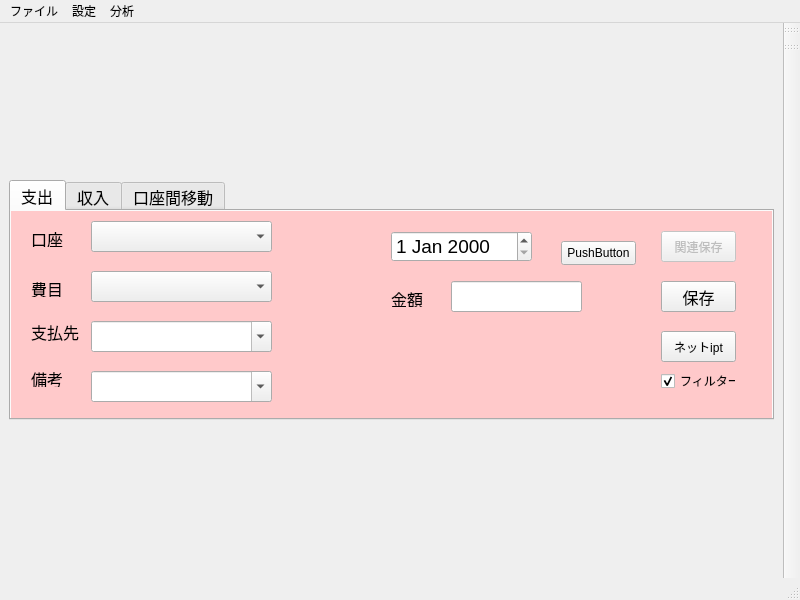
<?xml version="1.0" encoding="UTF-8"?>
<ui version="4.0">
 <class>MainWindow</class>
 <widget class="QMainWindow" name="MainWindow">
  <property name="geometry">
   <rect>
    <x>0</x>
    <y>0</y>
    <width>800</width>
    <height>600</height>
   </rect>
  </property>
  <property name="windowTitle">
   <string>QtKake</string>
  </property>
  <widget class="QWidget" name="centralwidget">
   <layout class="QVBoxLayout" name="verticalLayout">
    <item>
     <widget class="QTabWidget" name="tabWidget">
      <property name="maximumSize">
       <size>
        <width>16777215</width>
        <height>240</height>
       </size>
      </property>
      <property name="font">
       <font>
        <pointsize>12</pointsize>
       </font>
      </property>
      <property name="autoFillBackground">
       <bool>true</bool>
      </property>
      <property name="styleSheet">
       <string notr="true"/>
      </property>
      <property name="currentIndex">
       <number>0</number>
      </property>
      <widget class="QWidget" name="tab_3">
       <property name="styleSheet">
        <string notr="true">#tab_3{background-color:rgb(255, 201, 202);}</string>
       </property>
       <attribute name="title">
        <string>支出</string>
       </attribute>
       <widget class="QComboBox" name="comboBox_5">
        <property name="geometry">
         <rect>
          <x>80</x>
          <y>110</y>
          <width>181</width>
          <height>31</height>
         </rect>
        </property>
        <property name="font">
         <font>
          <pointsize>12</pointsize>
         </font>
        </property>
        <property name="editable">
         <bool>true</bool>
        </property>
       </widget>
       <widget class="QPushButton" name="pushButton_2">
        <property name="geometry">
         <rect>
          <x>650</x>
          <y>70</y>
          <width>75</width>
          <height>31</height>
         </rect>
        </property>
        <property name="font">
         <font>
          <pointsize>12</pointsize>
         </font>
        </property>
        <property name="text">
         <string>保存</string>
        </property>
       </widget>
       <widget class="QComboBox" name="comboBox_6">
        <property name="geometry">
         <rect>
          <x>80</x>
          <y>60</y>
          <width>181</width>
          <height>31</height>
         </rect>
        </property>
        <property name="font">
         <font>
          <pointsize>12</pointsize>
         </font>
        </property>
        <property name="editable">
         <bool>false</bool>
        </property>
       </widget>
       <widget class="QLabel" name="label_6">
        <property name="geometry">
         <rect>
          <x>20</x>
          <y>160</y>
          <width>31</width>
          <height>16</height>
         </rect>
        </property>
        <property name="font">
         <font>
          <pointsize>12</pointsize>
         </font>
        </property>
        <property name="text">
         <string>備考</string>
        </property>
       </widget>
       <widget class="QComboBox" name="comboBox_7">
        <property name="geometry">
         <rect>
          <x>80</x>
          <y>160</y>
          <width>181</width>
          <height>31</height>
         </rect>
        </property>
        <property name="font">
         <font>
          <pointsize>12</pointsize>
         </font>
        </property>
        <property name="editable">
         <bool>true</bool>
        </property>
       </widget>
       <widget class="QLabel" name="label_7">
        <property name="geometry">
         <rect>
          <x>380</x>
          <y>80</y>
          <width>49</width>
          <height>16</height>
         </rect>
        </property>
        <property name="font">
         <font>
          <pointsize>12</pointsize>
         </font>
        </property>
        <property name="text">
         <string>金額</string>
        </property>
       </widget>
       <widget class="QLabel" name="label_8">
        <property name="geometry">
         <rect>
          <x>20</x>
          <y>20</y>
          <width>49</width>
          <height>16</height>
         </rect>
        </property>
        <property name="font">
         <font>
          <pointsize>12</pointsize>
         </font>
        </property>
        <property name="text">
         <string>口座</string>
        </property>
       </widget>
       <widget class="QComboBox" name="comboBox_8">
        <property name="geometry">
         <rect>
          <x>80</x>
          <y>10</y>
          <width>181</width>
          <height>31</height>
         </rect>
        </property>
        <property name="font">
         <font>
          <pointsize>12</pointsize>
         </font>
        </property>
       </widget>
       <widget class="QLabel" name="label_9">
        <property name="geometry">
         <rect>
          <x>20</x>
          <y>70</y>
          <width>31</width>
          <height>16</height>
         </rect>
        </property>
        <property name="font">
         <font>
          <pointsize>12</pointsize>
         </font>
        </property>
        <property name="text">
         <string>費目</string>
        </property>
       </widget>
       <widget class="QLabel" name="label_10">
        <property name="geometry">
         <rect>
          <x>20</x>
          <y>110</y>
          <width>49</width>
          <height>21</height>
         </rect>
        </property>
        <property name="font">
         <font>
          <pointsize>12</pointsize>
         </font>
        </property>
        <property name="text">
         <string>支払先</string>
        </property>
       </widget>
       <widget class="QDateEdit" name="dateEdit_2">
        <property name="geometry">
         <rect>
          <x>380</x>
          <y>20</y>
          <width>141</width>
          <height>31</height>
         </rect>
        </property>
        <property name="font">
         <font>
          <pointsize>14</pointsize>
         </font>
        </property>
       </widget>
       <widget class="QLineEdit" name="lineEdit">
        <property name="geometry">
         <rect>
          <x>440</x>
          <y>70</y>
          <width>131</width>
          <height>31</height>
         </rect>
        </property>
        <property name="font">
         <font>
          <pointsize>14</pointsize>
         </font>
        </property>
       </widget>
       <widget class="QPushButton" name="pushButton_4">
        <property name="enabled">
         <bool>false</bool>
        </property>
        <property name="geometry">
         <rect>
          <x>650</x>
          <y>20</y>
          <width>75</width>
          <height>31</height>
         </rect>
        </property>
        <property name="text">
         <string>関連保存</string>
        </property>
       </widget>
       <widget class="QCheckBox" name="checkBox">
        <property name="geometry">
         <rect>
          <x>650</x>
          <y>160</y>
          <width>75</width>
          <height>20</height>
         </rect>
        </property>
        <property name="text">
         <string>フィルター</string>
        </property>
        <property name="checked">
         <bool>true</bool>
        </property>
       </widget>
       <widget class="QPushButton" name="pushButton_6">
        <property name="geometry">
         <rect>
          <x>650</x>
          <y>120</y>
          <width>75</width>
          <height>31</height>
         </rect>
        </property>
        <property name="text">
         <string>ネットipt</string>
        </property>
       </widget>
       <widget class="QPushButton" name="pushButton_7">
        <property name="geometry">
         <rect>
          <x>550</x>
          <y>30</y>
          <width>75</width>
          <height>24</height>
         </rect>
        </property>
        <property name="text">
         <string>PushButton</string>
        </property>
       </widget>
      </widget>
      <widget class="QWidget" name="tab">
       <property name="autoFillBackground">
        <bool>false</bool>
       </property>
       <property name="styleSheet">
        <string notr="true">#tab {
    background-color:rgb(212, 238, 191);
}
</string>
       </property>
       <attribute name="title">
        <string>収入</string>
       </attribute>
       <widget class="QPushButton" name="pushButton">
        <property name="geometry">
         <rect>
          <x>650</x>
          <y>70</y>
          <width>75</width>
          <height>31</height>
         </rect>
        </property>
        <property name="font">
         <font>
          <pointsize>12</pointsize>
         </font>
        </property>
        <property name="text">
         <string>保存</string>
        </property>
       </widget>
       <widget class="QDateEdit" name="dateEdit">
        <property name="geometry">
         <rect>
          <x>380</x>
          <y>20</y>
          <width>141</width>
          <height>31</height>
         </rect>
        </property>
        <property name="font">
         <font>
          <pointsize>14</pointsize>
         </font>
        </property>
       </widget>
       <widget class="QComboBox" name="comboBox">
        <property name="geometry">
         <rect>
          <x>80</x>
          <y>10</y>
          <width>181</width>
          <height>31</height>
         </rect>
        </property>
        <property name="font">
         <font>
          <pointsize>12</pointsize>
         </font>
        </property>
       </widget>
       <widget class="QLabel" name="label">
        <property name="geometry">
         <rect>
          <x>20</x>
          <y>20</y>
          <width>49</width>
          <height>16</height>
         </rect>
        </property>
        <property name="font">
         <font>
          <pointsize>12</pointsize>
         </font>
        </property>
        <property name="text">
         <string>口座</string>
        </property>
       </widget>
       <widget class="QLabel" name="label_2">
        <property name="geometry">
         <rect>
          <x>20</x>
          <y>70</y>
          <width>31</width>
          <height>16</height>
         </rect>
        </property>
        <property name="font">
         <font>
          <pointsize>12</pointsize>
         </font>
        </property>
        <property name="text">
         <string>費目</string>
        </property>
       </widget>
       <widget class="QComboBox" name="comboBox_2">
        <property name="geometry">
         <rect>
          <x>80</x>
          <y>60</y>
          <width>181</width>
          <height>31</height>
         </rect>
        </property>
        <property name="font">
         <font>
          <pointsize>12</pointsize>
         </font>
        </property>
       </widget>
       <widget class="QLabel" name="label_3">
        <property name="geometry">
         <rect>
          <x>20</x>
          <y>110</y>
          <width>49</width>
          <height>21</height>
         </rect>
        </property>
        <property name="font">
         <font>
          <pointsize>12</pointsize>
         </font>
        </property>
        <property name="text">
         <string>支払元</string>
        </property>
       </widget>
       <widget class="QComboBox" name="comboBox_3">
        <property name="geometry">
         <rect>
          <x>80</x>
          <y>110</y>
          <width>181</width>
          <height>31</height>
         </rect>
        </property>
        <property name="font">
         <font>
          <pointsize>12</pointsize>
         </font>
        </property>
        <property name="editable">
         <bool>true</bool>
        </property>
       </widget>
       <widget class="QComboBox" name="comboBox_4">
        <property name="geometry">
         <rect>
          <x>80</x>
          <y>160</y>
          <width>181</width>
          <height>31</height>
         </rect>
        </property>
        <property name="font">
         <font>
          <pointsize>12</pointsize>
         </font>
        </property>
        <property name="editable">
         <bool>true</bool>
        </property>
       </widget>
       <widget class="QLabel" name="label_4">
        <property name="geometry">
         <rect>
          <x>20</x>
          <y>160</y>
          <width>41</width>
          <height>16</height>
         </rect>
        </property>
        <property name="font">
         <font>
          <pointsize>12</pointsize>
         </font>
        </property>
        <property name="text">
         <string>備考</string>
        </property>
       </widget>
       <widget class="QLabel" name="label_5">
        <property name="geometry">
         <rect>
          <x>380</x>
          <y>80</y>
          <width>49</width>
          <height>16</height>
         </rect>
        </property>
        <property name="font">
         <font>
          <pointsize>12</pointsize>
         </font>
        </property>
        <property name="text">
         <string>金額</string>
        </property>
       </widget>
       <widget class="QLineEdit" name="lineEdit_2">
        <property name="geometry">
         <rect>
          <x>440</x>
          <y>70</y>
          <width>131</width>
          <height>31</height>
         </rect>
        </property>
        <property name="font">
         <font>
          <pointsize>14</pointsize>
         </font>
        </property>
       </widget>
       <widget class="QPushButton" name="pushButton_5">
        <property name="enabled">
         <bool>false</bool>
        </property>
        <property name="geometry">
         <rect>
          <x>650</x>
          <y>20</y>
          <width>75</width>
          <height>31</height>
         </rect>
        </property>
        <property name="text">
         <string>関連保存</string>
        </property>
       </widget>
       <widget class="QCheckBox" name="checkBox_2">
        <property name="geometry">
         <rect>
          <x>650</x>
          <y>150</y>
          <width>75</width>
          <height>20</height>
         </rect>
        </property>
        <property name="text">
         <string>フィルター</string>
        </property>
        <property name="checked">
         <bool>true</bool>
        </property>
       </widget>
      </widget>
      <widget class="QWidget" name="tab_2">
       <property name="autoFillBackground">
        <bool>false</bool>
       </property>
       <property name="styleSheet">
        <string notr="true">#tab_2 { background-color:rgb(210, 207, 255);}</string>
       </property>
       <attribute name="title">
        <string>口座間移動</string>
       </attribute>
       <widget class="QPushButton" name="pushButton_3">
        <property name="geometry">
         <rect>
          <x>670</x>
          <y>20</y>
          <width>75</width>
          <height>41</height>
         </rect>
        </property>
        <property name="font">
         <font>
          <pointsize>12</pointsize>
         </font>
        </property>
        <property name="text">
         <string>移動</string>
        </property>
       </widget>
       <widget class="QLabel" name="label_11">
        <property name="geometry">
         <rect>
          <x>10</x>
          <y>80</y>
          <width>49</width>
          <height>16</height>
         </rect>
        </property>
        <property name="font">
         <font>
          <pointsize>12</pointsize>
         </font>
        </property>
        <property name="text">
         <string>備考</string>
        </property>
       </widget>
       <widget class="QComboBox" name="comboBox_11">
        <property name="geometry">
         <rect>
          <x>70</x>
          <y>70</y>
          <width>211</width>
          <height>31</height>
         </rect>
        </property>
        <property name="font">
         <font>
          <pointsize>12</pointsize>
         </font>
        </property>
        <property name="editable">
         <bool>true</bool>
        </property>
       </widget>
       <widget class="QLabel" name="label_12">
        <property name="geometry">
         <rect>
          <x>390</x>
          <y>130</y>
          <width>49</width>
          <height>16</height>
         </rect>
        </property>
        <property name="font">
         <font>
          <pointsize>12</pointsize>
         </font>
        </property>
        <property name="text">
         <string>金額</string>
        </property>
       </widget>
       <widget class="QLabel" name="label_13">
        <property name="geometry">
         <rect>
          <x>10</x>
          <y>20</y>
          <width>61</width>
          <height>16</height>
         </rect>
        </property>
        <property name="font">
         <font>
          <pointsize>12</pointsize>
         </font>
        </property>
        <property name="text">
         <string>移動元</string>
        </property>
       </widget>
       <widget class="QComboBox" name="comboBox_12">
        <property name="geometry">
         <rect>
          <x>70</x>
          <y>10</y>
          <width>211</width>
          <height>31</height>
         </rect>
        </property>
        <property name="font">
         <font>
          <pointsize>12</pointsize>
         </font>
        </property>
       </widget>
       <widget class="QDateEdit" name="dateEdit_3">
        <property name="geometry">
         <rect>
          <x>450</x>
          <y>70</y>
          <width>181</width>
          <height>31</height>
         </rect>
        </property>
        <property name="font">
         <font>
          <pointsize>14</pointsize>
         </font>
        </property>
       </widget>
       <widget class="QComboBox" name="comboBox_13">
        <property name="geometry">
         <rect>
          <x>400</x>
          <y>10</y>
          <width>221</width>
          <height>31</height>
         </rect>
        </property>
        <property name="font">
         <font>
          <pointsize>12</pointsize>
         </font>
        </property>
       </widget>
       <widget class="QLabel" name="label_14">
        <property name="geometry">
         <rect>
          <x>330</x>
          <y>20</y>
          <width>61</width>
          <height>16</height>
         </rect>
        </property>
        <property name="font">
         <font>
          <pointsize>12</pointsize>
         </font>
        </property>
        <property name="text">
         <string>移動先</string>
        </property>
       </widget>
       <widget class="QLineEdit" name="lineEdit_3">
        <property name="geometry">
         <rect>
          <x>450</x>
          <y>130</y>
          <width>181</width>
          <height>31</height>
         </rect>
        </property>
        <property name="font">
         <font>
          <pointsize>14</pointsize>
         </font>
        </property>
       </widget>
      </widget>
     </widget>
    </item>
   </layout>
  </widget>
  <widget class="QMenuBar" name="menubar">
   <property name="geometry">
    <rect>
     <x>0</x>
     <y>0</y>
     <width>800</width>
     <height>22</height>
    </rect>
   </property>
   <widget class="QMenu" name="menu">
    <property name="title">
     <string>ファイル</string>
    </property>
    <addaction name="actionimport"/>
    <addaction name="actionimportKake"/>
    <addaction name="actionexit"/>
   </widget>
   <widget class="QMenu" name="menu_2">
    <property name="title">
     <string>設定</string>
    </property>
    <addaction name="actionkozaEdit"/>
    <addaction name="actionactionhimokuEdit"/>
    <addaction name="actionactionbikoEdit"/>
    <addaction name="actionactionshiharaisaki"/>
    <addaction name="actionaction3rsEdit"/>
    <addaction name="separator"/>
    <addaction name="actiondbSet"/>
    <addaction name="actionWebAPI"/>
   </widget>
   <widget class="QMenu" name="menudisp">
    <property name="title">
     <string>分析</string>
    </property>
    <addaction name="actionzandakaList"/>
    <addaction name="actionsuii"/>
    <addaction name="actionsearch"/>
   </widget>
   <addaction name="menu"/>
   <addaction name="menu_2"/>
   <addaction name="menudisp"/>
  </widget>
  <widget class="QStatusBar" name="statusbar"/>
  <widget class="QToolBar" name="toolBar">
   <property name="windowTitle">
    <string>toolBar</string>
   </property>
   <attribute name="toolBarArea">
    <enum>RightToolBarArea</enum>
   </attribute>
   <attribute name="toolBarBreak">
    <bool>false</bool>
   </attribute>
  </widget>
  <widget class="QToolBar" name="toolBar_2">
   <property name="windowTitle">
    <string>toolBar_2</string>
   </property>
   <attribute name="toolBarArea">
    <enum>RightToolBarArea</enum>
   </attribute>
   <attribute name="toolBarBreak">
    <bool>false</bool>
   </attribute>
  </widget>
  <action name="actionkozaEdit">
   <property name="text">
    <string>口座設定</string>
   </property>
  </action>
  <action name="actionactionhimokuEdit">
   <property name="text">
    <string>費目設定</string>
   </property>
  </action>
  <action name="actionactionbikoEdit">
   <property name="text">
    <string>備考設定</string>
   </property>
  </action>
  <action name="actionactionshiharaisaki">
   <property name="text">
    <string>支払先・元設定</string>
   </property>
  </action>
  <action name="actionaction3rsEdit">
   <property name="text">
    <string>リレーション設定</string>
   </property>
  </action>
  <action name="actiondbSet">
   <property name="text">
    <string>DB保存場所</string>
   </property>
  </action>
  <action name="actionexit">
   <property name="text">
    <string>終了</string>
   </property>
  </action>
  <action name="actionzandakaList">
   <property name="text">
    <string>残高リスト</string>
   </property>
  </action>
  <action name="actionsuii">
   <property name="text">
    <string>残高推移</string>
   </property>
  </action>
  <action name="actionsearch">
   <property name="text">
    <string>備考検索</string>
   </property>
  </action>
  <action name="actionimport">
   <property name="text">
    <string>インポート（Orico）</string>
   </property>
  </action>
  <action name="actionWebAPI">
   <property name="text">
    <string>WebAPIのURL</string>
   </property>
  </action>
  <action name="actionimportKake">
   <property name="text">
    <string>インポート(vckake)</string>
   </property>
  </action>
 </widget>
 <resources/>
 <connections/>
</ui>
